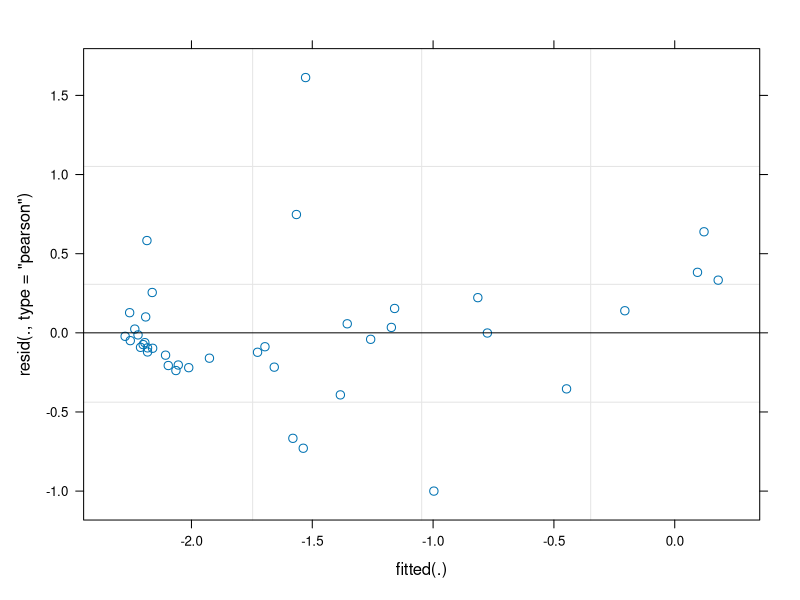
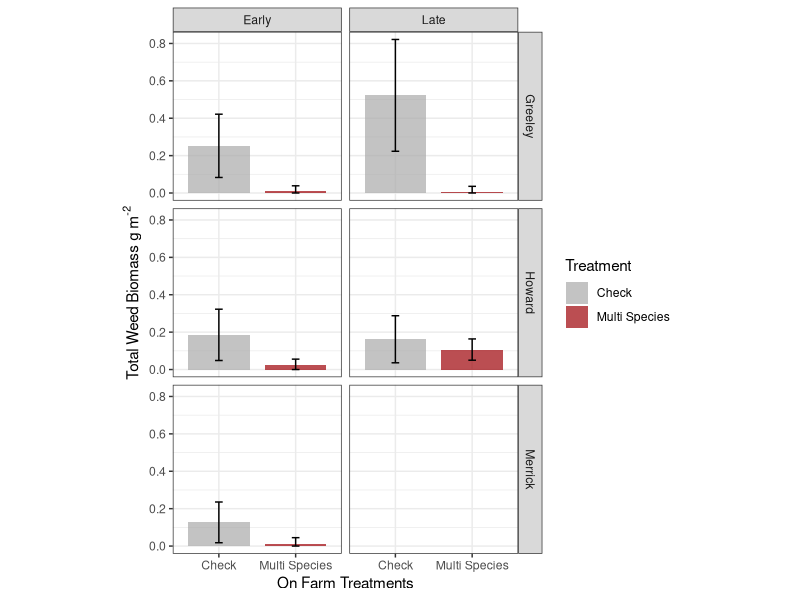
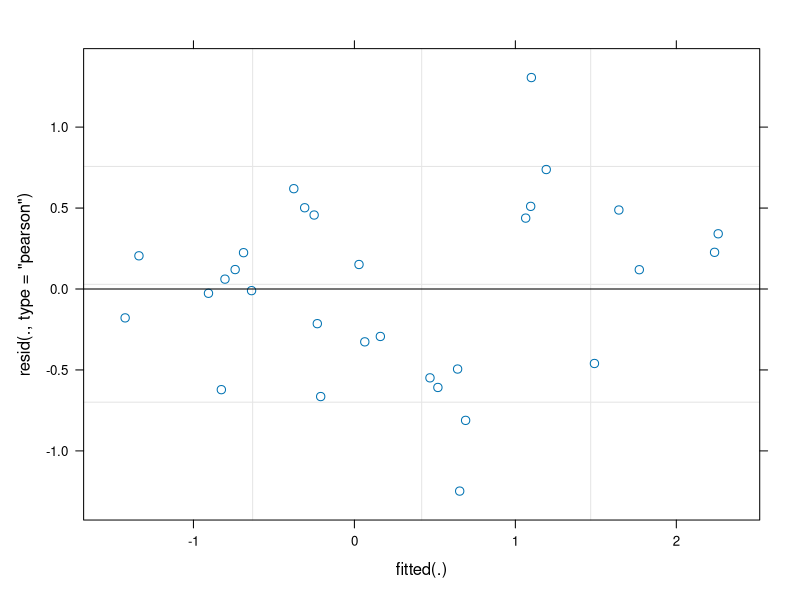
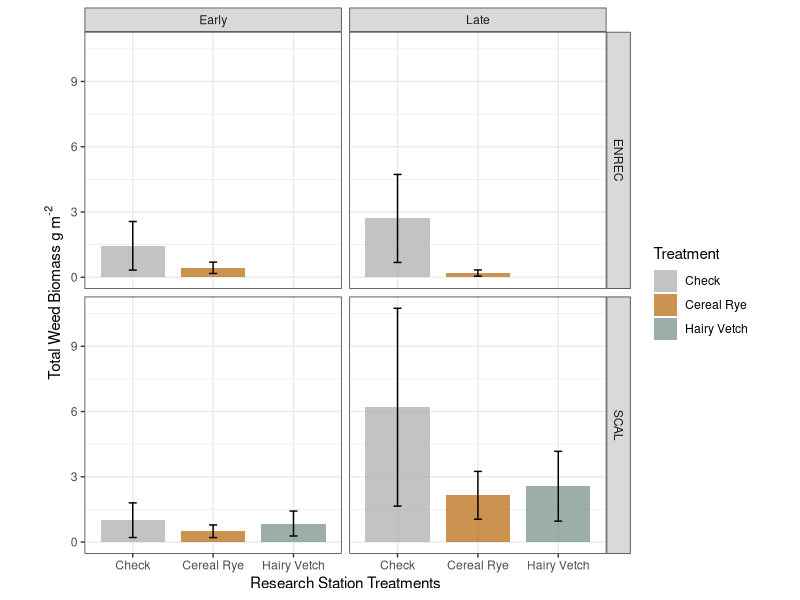
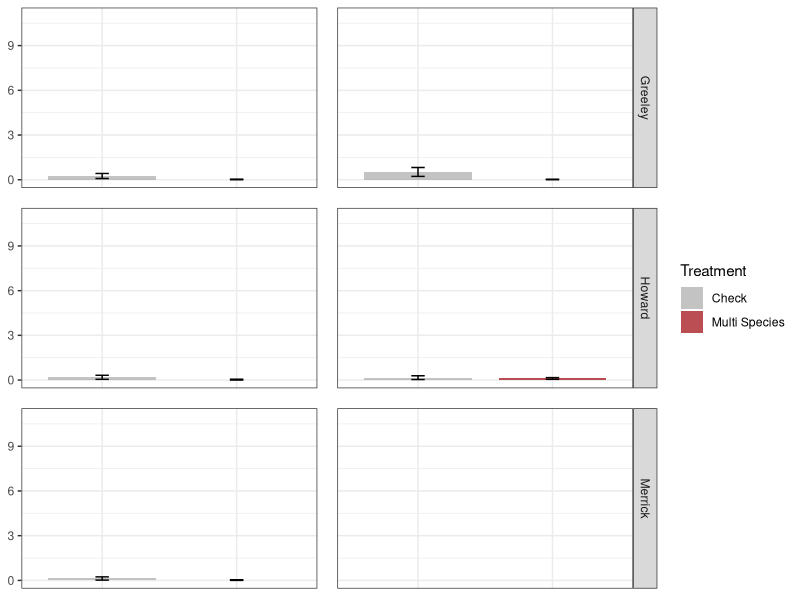
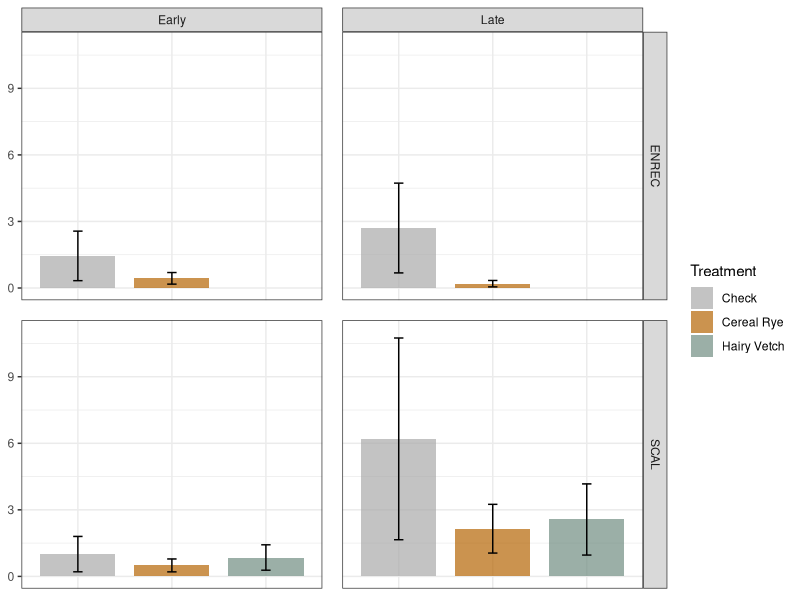
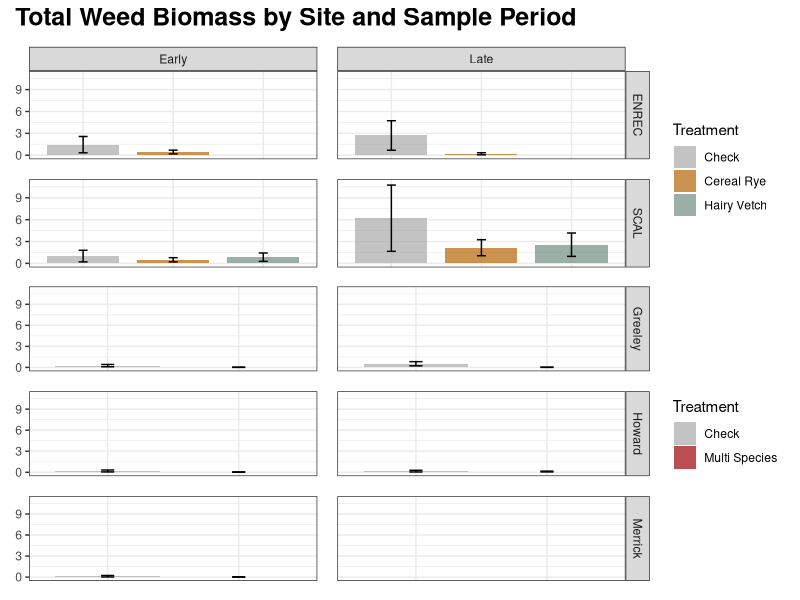

Source code (R) for these figures, in order: (Note: this script raises an error after producing the figures.)
#TOTAL WEED BIOMASS

# LOAD LIBRARIES ---------------------------------------------------------------

library(readr)     # read in and output .csv files
library(tidyverse) # data cleaning, manipulation, joining, plotting, etc. (basically a powerhouse package!)
library(here)      # makes file paths for input and output cleaner
library(lme4)      # fits our models (LMM/GLMM)
library(lmerTest)  # helps provide ANOVA table from our LMM
library(emmeans)   # helps output our treatment means from our LMM
library(ggplot2)
library(patchwork)
library(gridExtra)

# IMPORT COMBINED DATA ---------------------------------------------------------
combined.data2 <- read.csv(file = here("data","FINAL_DATA", "multi_combined.csv")) %>% 
  filter(Site != "Colfax") %>% #filter out Colfax County because no aboveground weeds found at any time, and the zeros mess up the model
  filter(Treatment != "VetchDNI")
summary(combined.data2)

#Apply factor levels
combined.data2$Treatment <- factor(combined.data2$Treatment, levels = c("Check","Cereal Rye","Hairy Vetch","Multi Species"))

# ON FARM ----------------------------------------------------------------------

#Log+1 transform the data to normalize the data, account for zeros in the dataset
#Fit linear mixed model
totbiomass.onfarm.lmer <- lmer(log(avgBiomass_Total + 0.1) ~ Treatment*Site*Season + (1 + Treatment | Rep:Site),
                               data = combined.data2 %>% filter(FieldType == "On Farm"))

# LOOK AT LMM OUTPUT
summary(totbiomass.onfarm.lmer)
car::Anova(totbiomass.onfarm.lmer, type = "2") 
plot(totbiomass.onfarm.lmer) 

# GET TREATMENT MEANS OUT OF THE MODEL AND PLOT
totbiomass.onfarm.emmeans <- emmeans(totbiomass.onfarm.lmer, ~ Treatment | Site:Season, type = "response")
totbiomass.onfarm.emmeans %>% 
  as_tibble() %>% 
  filter(Site != "Colfax")

# PLOT ESTIMATED TREATMENT MEANS
totbiomass.onfarm.plot <- totbiomass.onfarm.emmeans %>% 
  as_tibble() %>%
  filter(Site != "Colfax") %>% 
  mutate(lower.SE = (response-SE)) %>% 
  mutate(lowSE = ifelse(lower.SE < 0, 0, lower.SE)) %>% 
  #mutate(lower.CL = ifelse(lower.CL < 0, 0, lower.CL)) %>%
  ggplot(aes(x = Treatment, y = response, fill = Treatment)) +
  #ggtitle("On-Farm Total Weed Biomass")+
  theme(plot.title = element_text(hjust = 0.5, face = "bold"))+
  xlab("On Farm Treatments")+ 
  geom_bar(stat = "identity", width = 0.8, alpha = 0.7) +
  geom_errorbar(aes(ymin = lowSE, ymax = response+SE), width = 0.1) +
  facet_grid(Site~Season) +
  theme_bw() +
  theme(aspect.ratio = 1) +
  scale_y_continuous(expression(paste("Total Weed Biomass g m"^"-2")))+
  scale_fill_manual(values = c("darkgray", "#9d0208"))
totbiomass.onfarm.plot

# COMPARE TREATMENTS WITHIN EACH SITE
totbiomass.onfarm.trtdiff <- pairs(totbiomass.onfarm.emmeans, reverse = F)
totbiomass.onfarm.trtdiff %>% as_tibble()

# RESEARCH STATION -------------------------------------------------------------

#FIT LINEAR MIXED MODEL
#Log+1 transform
totbiomass.research.lmer <- lmer(log(avgBiomass_Total + 0.1) ~ Treatment*Site*Season + (1 + Treatment | Rep:Site),
                                 data = combined.data2 %>% filter(FieldType == "Research Station"))

# LOOK AT GLMM OUTPUT
summary(totbiomass.research.lmer)
car::Anova(totbiomass.research.lmer, type = "2")
plot(totbiomass.research.lmer)

# GET TREATMENT MEANS OUT OF THE MODEL AND PLOT
totbiomass.research.emmeans <- emmeans(totbiomass.research.lmer, ~ Treatment | Site:Season, type = "response")
totbiomass.research.emmeans %>% as_tibble()

# PLOT ESTIMATED TREATMENT MEANS
totbiomass_research_emmeansplot <- totbiomass.research.emmeans %>% 
  as_tibble() %>%
  mutate(lower.SE = (response-SE)) %>% 
  mutate(lowSE = ifelse(lower.SE < 0, 0, lower.SE)) %>% 
  #mutate(lower.CL = ifelse(lower.CL < 0, 0, lower.CL)) %>%
  ggplot(aes(x = Treatment, y = response, fill = Treatment)) +
  xlab("Research Station Treatments")+
  geom_bar(stat = "identity", width = 0.8, alpha = 0.7) +
  geom_errorbar(aes(ymin = lowSE, ymax = response+SE), width = 0.1) +
  #geom_errorbar(aes(ymin = lower.CL, ymax = upper.CL), width = 0.3) +
  facet_grid(Site~Season) +
  theme_bw() +
  theme(aspect.ratio = 1) +
  scale_y_continuous(expression(paste("Total Weed Biomass g m"^"-2")))+
  scale_fill_manual(values = c("darkgray", "#B46504", "#708D81"))
totbiomass_research_emmeansplot

totbiomass.research.trtdiff <- pairs(totbiomass.research.emmeans, reverse = F)
totbiomass.research.trtdiff %>% as_tibble()


# GGPLOTTING FIGURES --------------------------------------------------------------

#On-farm
totbiomass.onfarm.plot <- totbiomass.onfarm.emmeans %>% 
  as_tibble() %>%
  filter(Site != "Colfax") %>% 
  mutate(lower.SE = (response-SE)) %>% 
  mutate(lowSE = ifelse(lower.SE < 0, 0, lower.SE)) %>% 
  #mutate(lower.CL = ifelse(lower.CL < 0, 0, lower.CL)) %>%
  ggplot(aes(x = Treatment, y = response, fill = Treatment)) +
  #ggtitle("On-Farm Total Weed Biomass")+
  theme(plot.title = element_text(hjust = 0.5, face = "bold"))+
  xlab("On Farm Treatments")+ 
  geom_bar(stat = "identity", width = 0.8, alpha = 0.7) +
  geom_errorbar(aes(ymin = lowSE, ymax = response+SE), width = 0.1) +
  facet_grid(Site~Season) +
  theme_bw() +
  #theme(aspect.ratio = 1) +
  theme(axis.title.y = element_blank())+
  theme(axis.title.x = element_blank())+
  theme(axis.text.x = element_blank())+
  theme(axis.ticks.x = element_blank())+
  theme(strip.text.x = element_blank())+
  theme(panel.spacing = unit(1, "lines"))+
  scale_y_continuous(limits = c(0,11),expression(paste("Total Weed Biomass g m"^"-2")))+
  scale_fill_manual(values = c("darkgray", "#9d0208"))
totbiomass.onfarm.plot


#research stations
totbiomass_research_emmeansplot <- totbiomass.research.emmeans %>% 
  as_tibble() %>%
  mutate(lower.SE = (response-SE)) %>% 
  mutate(lowSE = ifelse(lower.SE < 0, 0, lower.SE)) %>% 
  #mutate(lower.CL = ifelse(lower.CL < 0, 0, lower.CL)) %>%
  ggplot(aes(x = Treatment, y = response, fill = Treatment)) +
  xlab("Research Station Treatments")+
  geom_bar(stat = "identity", width = 0.8, alpha = 0.7) +
  geom_errorbar(aes(ymin = lowSE, ymax = response+SE), width = 0.1) +
  #geom_errorbar(aes(ymin = lower.CL, ymax = upper.CL), width = 0.3) +
  facet_grid(Site~Season) +
  theme_bw() +
  #theme(aspect.ratio = 1) +
  theme(axis.title.y = element_blank())+
  theme(axis.title.x = element_blank())+
  theme(axis.text.x = element_blank())+
  theme(axis.ticks.x = element_blank())+
  theme(panel.spacing = unit(1, "lines"))+
  scale_y_continuous(limits = c(0,11),expression(paste("Total Weed Biomass g m"^"-2")))+
  scale_fill_manual(values = c("darkgray", "#B46504", "#708D81"))
totbiomass_research_emmeansplot


totbiomass_research_emmeansplot+totbiomass.onfarm.plot+
  plot_layout(ncol = 1, heights = c(2,3))+
  plot_annotation(title = "Total Weed Biomass by Site and Sample Period", theme = theme(plot.title = element_text(size = 18, face = "bold")))-> bio
bio

biomass <- patchwork::patchworkGrob(bio)
gridExtra::grid.arrange(biomass, left = textGrob(expression(paste("Estimated Total Weed Biomass grams DM m"^"-2")), rot = 90)) -> densplot
